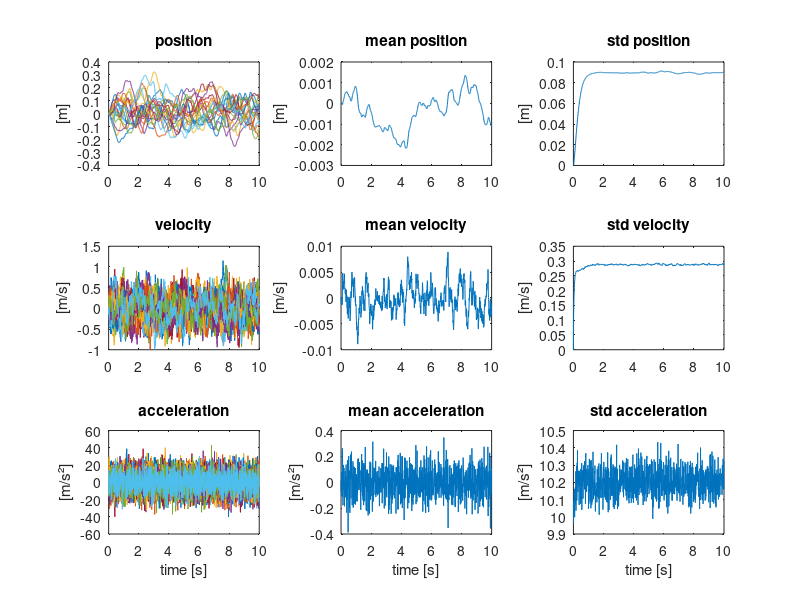

The MATLAB script that drew this image:
clear all; close all; clc;

% 1D pointmass (mass = m) perturbed by a random (Gaussian) force (F)
% dx/dt = xdot
% dxdot/dt = F/m

% We approximate the evolution of the full stochastic system over 3s by performing
% Monte Carlo simulations (nr_sim simulations). We use a simple forward Euler
% integration scheme with a timestep of 10ms.
T = 10; dt = 0.01; N = ceil(T/dt); t = 0:dt:T;
m = 1; nr_sim = 10000; plotted_index = ceil(nr_sim/20);
x_sim = NaN(nr_sim,N+1); x_sim(:,1) = 0;
xdot_sim = NaN(nr_sim,N+1); xdot_sim(:,1) = 0;
acc_i = NaN(nr_sim,N); 
F_var_spectral = 1; % 1 N².t
K = -10;
D = -2*sqrt(abs(K));
% Perturbation force drawn from a random distribution. Discretized form the
% (continuous) spectral density.
F = sqrt(F_var_spectral/dt)*randn(nr_sim,N);
for i = 1:N
    x_sim(:,i+1) = x_sim(:,i) + xdot_sim(:,i)*dt;
    acc_i(:,i) = (F(:,i)+K*x_sim(:,i)+D*xdot_sim(:,i))/m;
    xdot_sim(:,i+1) = xdot_sim(:,i) + (acc_i(:,i))*dt;
end


figure()
subplot(3,3,1)
plot(t,x_sim(1:plotted_index:end,:)');
ylabel('[m]');
title('position');
subplot(3,3,2)
plot(t,mean(x_sim));
ylabel('[m]');
title('mean position');
subplot(3,3,3)
plot(t,std(x_sim));
ylabel('[m]');
title('std position');
subplot(3,3,4)
plot(t,xdot_sim(1:plotted_index:end,:)');
ylabel('[m/s]');
title('velocity');
subplot(3,3,5)
plot(t,mean(xdot_sim));
ylabel('[m/s]');
title('mean velocity');
subplot(3,3,6)
plot(t,std(xdot_sim));
ylabel('[m/s]');
title('std velocity');
subplot(3,3,7)
plot(t(1:end-1),acc_i(1:plotted_index:end,:)');
ylabel('[m/s²]');
xlabel('time [s]')
title('acceleration');
subplot(3,3,8)
plot(t(1:end-1),mean(acc_i));
ylabel('[m/s²]');
xlabel('time [s]')
title('mean acceleration');
subplot(3,3,9)
plot(t(1:end-1),std(acc_i));
ylabel('[m/s²]');
xlabel('time [s]')
title('std acceleration');

